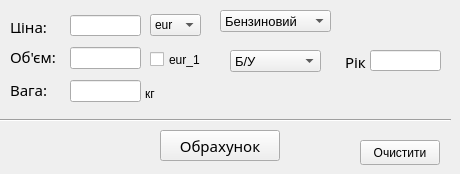
    <widget class="QWidget" name="Lorry">
     <attribute name="title">
      <string>Вантажні</string>
     </attribute>
     <widget class="QLabel" name="LLprice">
      <property name="geometry">
       <rect>
        <x>10</x>
        <y>20</y>
        <width>47</width>
        <height>13</height>
       </rect>
      </property>
      <property name="font">
       <font>
        <family>MS Reference Sans Serif</family>
        <pointsize>11</pointsize>
       </font>
      </property>
      <property name="text">
       <string>Ціна:</string>
      </property>
      <property name="textFormat">
       <enum>Qt::AutoText</enum>
      </property>
     </widget>
     <widget class="QLineEdit" name="ELvolume">
      <property name="geometry">
       <rect>
        <x>70</x>
        <y>47</y>
        <width>71</width>
        <height>22</height>
       </rect>
      </property>
     </widget>
     <widget class="Line" name="Lline_2">
      <property name="geometry">
       <rect>
        <x>0</x>
        <y>110</y>
        <width>451</width>
        <height>20</height>
       </rect>
      </property>
      <property name="orientation">
       <enum>Qt::Horizontal</enum>
      </property>
     </widget>
     <widget class="QPushButton" name="BLcalc">
      <property name="geometry">
       <rect>
        <x>160</x>
        <y>130</y>
        <width>120</width>
        <height>31</height>
       </rect>
      </property>
      <property name="font">
       <font>
        <family>MS Reference Sans Serif</family>
        <pointsize>11</pointsize>
       </font>
      </property>
      <property name="text">
       <string>Обрахунок</string>
      </property>
     </widget>
     <widget class="QPushButton" name="BLclear">
      <property name="geometry">
       <rect>
        <x>360</x>
        <y>140</y>
        <width>80</width>
        <height>25</height>
       </rect>
      </property>
      <property name="text">
       <string>Очистити</string>
      </property>
     </widget>
     <widget class="QLineEdit" name="ELprice">
      <property name="geometry">
       <rect>
        <x>70</x>
        <y>15</y>
        <width>71</width>
        <height>21</height>
       </rect>
      </property>
     </widget>
     <widget class="QLabel" name="LLvolume">
      <property name="geometry">
       <rect>
        <x>10</x>
        <y>50</y>
        <width>47</width>
        <height>13</height>
       </rect>
      </property>
      <property name="font">
       <font>
        <family>MS Reference Sans Serif</family>
        <pointsize>11</pointsize>
       </font>
      </property>
      <property name="text">
       <string>Об'єм:</string>
      </property>
     </widget>
     <widget class="QLabel" name="LLweight">
      <property name="geometry">
       <rect>
        <x>10</x>
        <y>83</y>
        <width>47</width>
        <height>13</height>
       </rect>
      </property>
      <property name="font">
       <font>
        <family>MS Reference Sans Serif</family>
        <pointsize>11</pointsize>
       </font>
      </property>
      <property name="text">
       <string>Вага:</string>
      </property>
     </widget>
     <widget class="QLineEdit" name="ELweight">
      <property name="geometry">
       <rect>
        <x>70</x>
        <y>80</y>
        <width>71</width>
        <height>22</height>
       </rect>
      </property>
     </widget>
     <widget class="QComboBox" name="cBLval">
      <property name="geometry">
       <rect>
        <x>150</x>
        <y>14</y>
        <width>51</width>
        <height>22</height>
       </rect>
      </property>
      <item>
       <property name="text">
        <string>eur</string>
       </property>
      </item>
      <item>
       <property name="text">
        <string>usd</string>
       </property>
      </item>
      <item>
       <property name="text">
        <string>zlt</string>
       </property>
      </item>
      <item>
       <property name="text">
        <string>chf</string>
       </property>
      </item>
     </widget>
     <widget class="QLineEdit" name="ELyear">
      <property name="geometry">
       <rect>
        <x>370</x>
        <y>50</y>
        <width>71</width>
        <height>21</height>
       </rect>
      </property>
     </widget>
     <widget class="QComboBox" name="cBLtyp">
      <property name="geometry">
       <rect>
        <x>230</x>
        <y>50</y>
        <width>91</width>
        <height>22</height>
       </rect>
      </property>
      <property name="font">
       <font>
        <pointsize>10</pointsize>
       </font>
      </property>
      <item>
       <property name="text">
        <string>Б/У</string>
       </property>
      </item>
      <item>
       <property name="text">
        <string>Нова</string>
       </property>
      </item>
     </widget>
     <widget class="QLabel" name="LLyear">
      <property name="geometry">
       <rect>
        <x>345</x>
        <y>55</y>
        <width>47</width>
        <height>13</height>
       </rect>
      </property>
      <property name="font">
       <font>
        <family>MS Reference Sans Serif</family>
        <pointsize>11</pointsize>
       </font>
      </property>
      <property name="text">
       <string>Рік</string>
      </property>
     </widget>
     <widget class="QLabel" name="somelabel">
      <property name="geometry">
       <rect>
        <x>145</x>
        <y>87</y>
        <width>47</width>
        <height>13</height>
       </rect>
      </property>
      <property name="text">
       <string>кг</string>
      </property>
     </widget>
     <widget class="QCheckBox" name="cBLeur_1">
      <property name="geometry">
       <rect>
        <x>150</x>
        <y>50</y>
        <width>72</width>
        <height>19</height>
       </rect>
      </property>
      <property name="text">
       <string>eur_1</string>
      </property>
     </widget>
     <widget class="QComboBox" name="cBLoil">
      <property name="geometry">
       <rect>
        <x>220</x>
        <y>10</y>
        <width>111</width>
        <height>22</height>
       </rect>
      </property>
      <property name="font">
       <font>
        <pointsize>10</pointsize>
       </font>
      </property>
      <item>
       <property name="text">
        <string>Бензиновий</string>
       </property>
      </item>
      <item>
       <property name="text">
        <string>Дизельний</string>
       </property>
      </item>
      <item>
       <property name="text">
        <string>Електричний</string>
       </property>
      </item>
     </widget>
    </widget>
